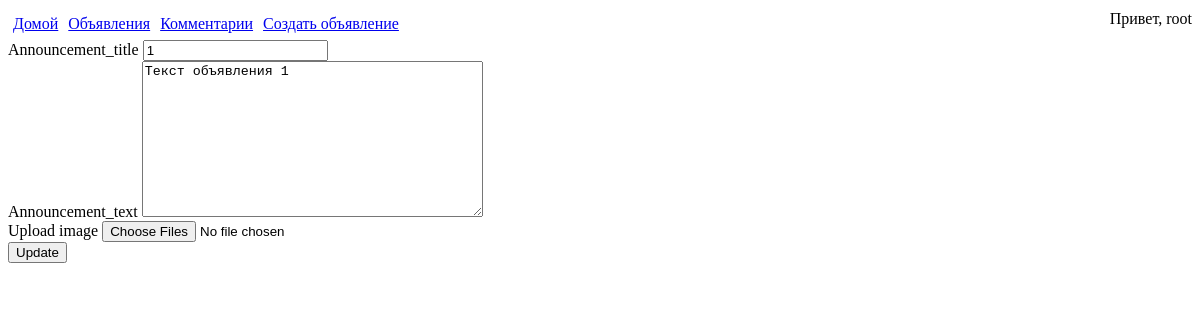
Screenshot of /announce/11/edit (signed in) with the database file from the repository.
### users/models.py (models this page shows)
class MyUser(AbstractUser):
    enabled = models.BooleanField(default = False)

### app/models.py (models this page shows, shortened)
class Announcement(models.Model):
    GUILDS = (
        ('TK', 'Танки'),
        ('HL', 'Хилеры'),
        ('DD', 'ДД'),
        ('TD', 'Торговцы'),
        ('GM', 'Гилдмастеры'),
        ('QG', 'Квестгиверы'),
        ('BS', 'Кузнецы'),
        ('LD', 'Кожевники'),
        ('PN', 'Зельевары'),
        ('MS', 'Мастера заклинаний'),
    )
    Announcement_author = models.ForeignKey(MyUser, on_delete=models.CASCADE)
    Creation_date = models.DateTimeField(auto_now_add=True)
    Announcement_title = models.CharField(max_length=255)
    Announcement_text = models.TextField(default='Текст объявления')
    Category = models.CharField(max_length=2, choices=GUILDS)

### app/views.py (the view, shortened to what this page needs)
# urls.py: path('<int:pk>/edit', AnnounceUpdateView.as_view()),
class AnnounceUpdateView(LoginRequiredMixin, UpdateView):
    login_url = '/'
    model = Announcement
    template_name = 'announce/announce_edit.html'
    form_class = AnnouncementForm
    def get_context_data(self, **kwargs):
        context = super().get_context_data(**kwargs)
        context['Announcement_files'] = Files.objects.filter(
            Announcement=self.object)
        return context

### app/forms.py
class AnnouncementForm(ModelForm):
    class Meta:
        model = Announcement
        fields = ['Announcement_title', 'Announcement_text']

### app/templates/announce/announce_edit.html (shortened to what this page needs)
{% extends 'base.html' %}
{% load static %}
{% block content %}
<form method="post" enctype="multipart/form-data">{% csrf_token %}
    {% for formField in form%}
        {% if formField.name != "Announcement_author" %}
            <div>
            {{ formField.name }} {{formField}}
            </div>
        {% endif %}
    {% endfor %}
    <label>Upload image</label>
    <input name = "files" type="file" multiple>
    <br>
    <button>Update</button>
</form>
{% endblock %}

### app/templates/base.html (shortened to what this page needs)
<!DOCTYPE html>
{% load static %}
<html>
  <head>
    <link rel="stylesheet" href="/static/css/styles.css" />
  </head>
  <body>
    <header>
      <a href="/">Домой</a>
      <a href="/announce">Объявления</a>
      <a href="/comments">Комментарии</a>
      <a href="/announce_create">Создать объявление</a>
      <p>
        {% if user.is_authenticated %}
          Привет, {{ user }}
        {% else %}
          Привет, Аноним
        {% endif %}
      </p>
    </header>
    <main>
      {% block content %}
      {% endblock %}
    </main>
  </body>
</html>

### app/static/css/styles.css (style rules this page uses)
header { display: flex; justify-content: space-between; height: 30px; margin-top: 10px; }
header a { padding: 5px; }
header p { margin-top: auto; margin-left:auto; }

### rows the page displays
MyUser: username "root"
Announcement: form "1" "Текст объявления 1"
